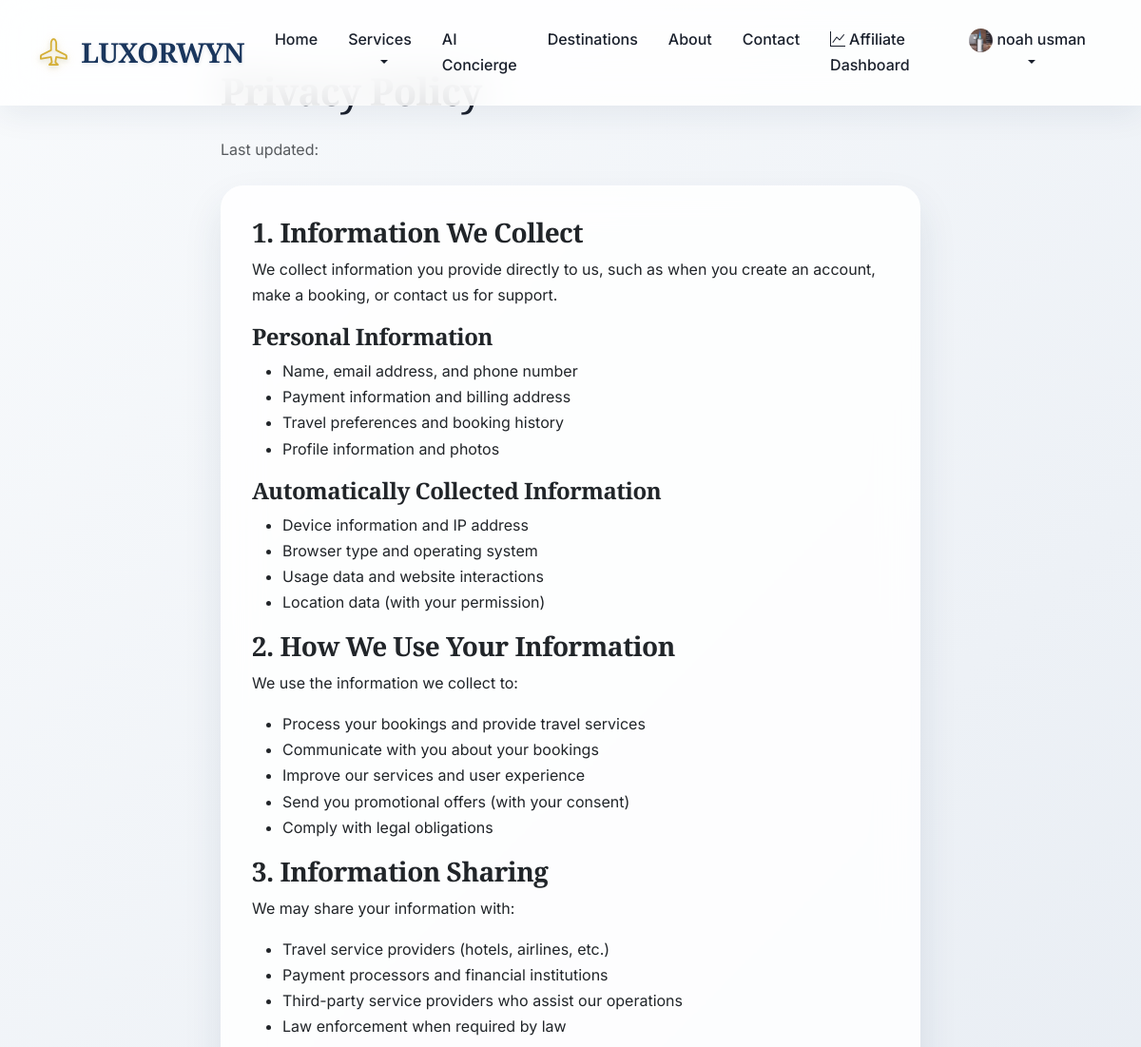
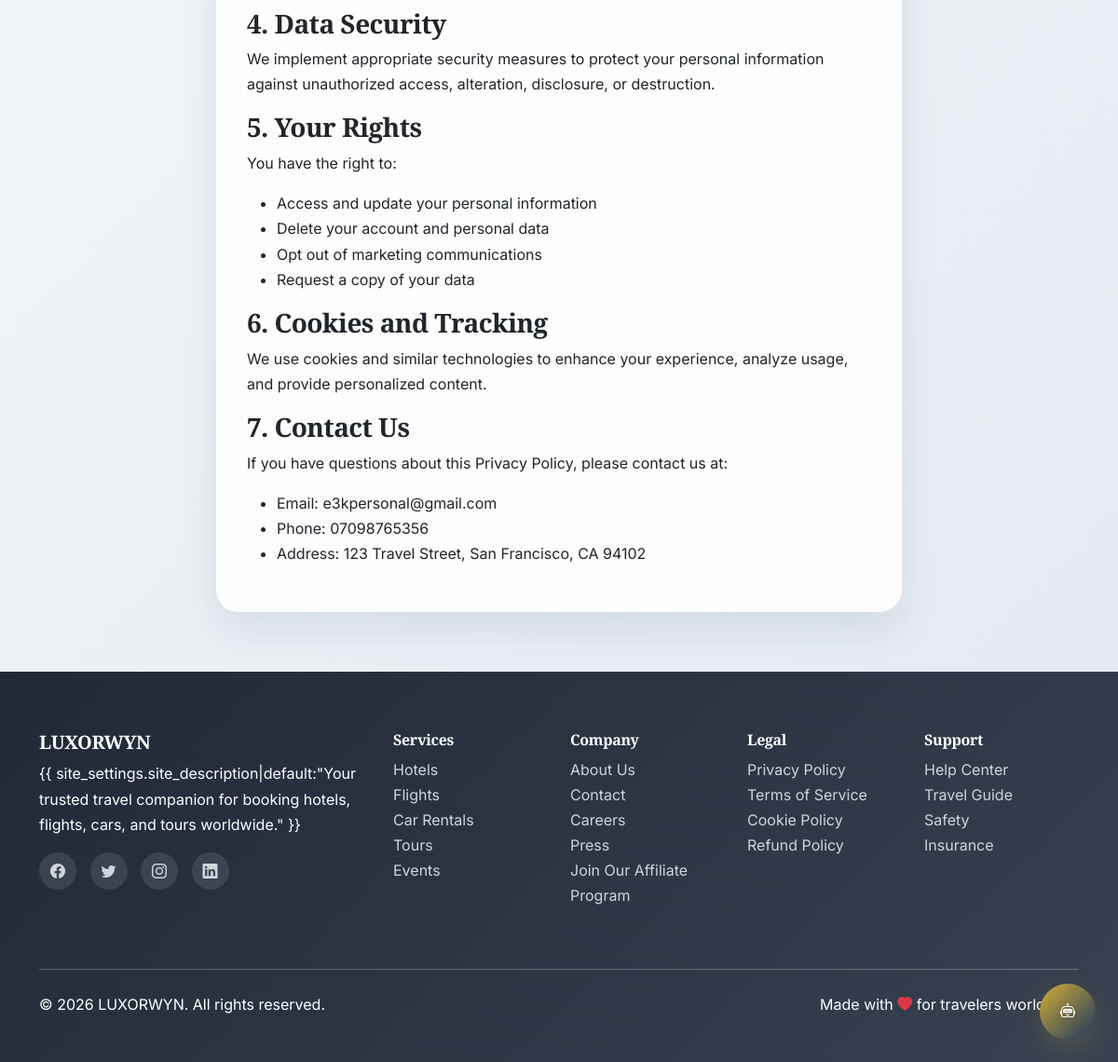
Page /privacy-policy/ (signed in) on the committed database (2 pictures, top to bottom).
### core/models.py (models this page shows, shortened)
class SiteSettings(models.Model):
    site_name = models.CharField(max_length=100, default="TravelHub")
    site_description = models.CharField( max_length=500, default="your best travel service")
    default_currency = models.ForeignKey(Currency, on_delete=models.SET_NULL, null=True)
    default_language = models.CharField(max_length=5, default='en')
    commission_rate = models.DecimalField(max_digits=5, decimal_places=2, default=10.0)
    booking_cancellation_hours = models.IntegerField(default=24)
    support_email = models.EmailField(blank=True)
    support_phone = models.CharField(max_length=20, blank=True)
    class Meta:
        verbose_name_plural = "Site Settings"

### users/models.py (models this page shows, shortened)
class User(AbstractUser):
    email = models.EmailField(_('email address'), unique=True)
    username = models.CharField(_('username'), max_length=150, unique=True, blank=True)
    first_name = models.CharField(_('first name'), max_length=150)
    last_name = models.CharField(_('last name'), max_length=150)
    phone = models.CharField(max_length=20, blank=True)
    date_of_birth = models.DateField(null=True, blank=True)
    country = CountryField(blank=True)
    city = models.CharField(max_length=100, blank=True)
    address = models.TextField(blank=True)
    profile_picture = models.ImageField(upload_to='profile_pictures/', blank=True)
    preferred_currency = models.CharField(max_length=3, default='USD')
    preferred_language = models.CharField(max_length=5, default='en')
    is_verified = models.BooleanField(default=False)
    is_premium = models.BooleanField(default=False)
    premium_expires = models.DateTimeField(null=True, blank=True)
    referral_code = models.CharField(max_length=20, unique=True, blank=True)
    referred_by = models.ForeignKey('self', on_delete=models.SET_NULL, null=True, blank=True)
    total_bookings = models.IntegerField(default=0)
    total_spent = MoneyField(max_digits=10, decimal_places=2, default_currency='USD', default=0)
    loyalty_points = models.IntegerField(default=0)
    email_notifications = models.BooleanField(default=True)
    sms_notifications = models.BooleanField(default=False)
    promotional_emails = models.BooleanField(default=True)
    USERNAME_FIELD = 'email'
    REQUIRED_FIELDS = ['first_name', 'last_name', 'username']
    def get_full_name(self):
        return f"{self.first_name} {self.last_name}"

### core/views.py (the view)
# urls.py: path('privacy-policy/', views.privacy_policy, name='privacy_policy'),
def privacy_policy(request):
    return render(request, 'core/privacy_policy.html')

### templates/core/privacy_policy.html (shortened to what this page needs)
{% extends 'base.html' %}
{% block content %}
<div class="container mt-5 pt-4">
    <div class="row">
        <div class="col-lg-8 mx-auto">
            <h1 class="mb-4">Privacy Policy</h1>
            <p class="text-muted mb-4">Last updated: {{ "now"|date:"F d, Y" }}</p>
            <div class="card">
                <div class="card-body">
                    <h3>1. Information We Collect</h3>
                    <p>We collect information you provide directly to us, such as when you create an account, make a booking, or contact us for support.</p>
                    <h4>Personal Information</h4>
                    <ul>
                        <li>Name, email address, and phone number</li>
                        <li>Payment information and billing address</li>
                        <li>Travel preferences and booking history</li>
                        <li>Profile information and photos</li>
                    </ul>
                    <h4>Automatically Collected Information</h4>
                    <ul>
                        <li>Device information and IP address</li>
                        <li>Browser type and operating system</li>
                        <li>Usage data and website interactions</li>
                        <li>Location data (with your permission)</li>
                    </ul>
                    <h3>2. How We Use Your Information</h3>
                    <p>We use the information we collect to:</p>
                    <ul>
                        <li>Process your bookings and provide travel services</li>
                        <li>Communicate with you about your bookings</li>
                        <li>Improve our services and user experience</li>
                        <li>Send you promotional offers (with your consent)</li>
                        <li>Comply with legal obligations</li>
                    </ul>
                    <h3>3. Information Sharing</h3>
                    <p>We may share your information with:</p>
                    <ul>
                        <li>Travel service providers (hotels, airlines, etc.)</li>
                        <li>Payment processors and financial institutions</li>
                        <li>Third-party service providers who assist our operations</li>
                        <li>Law enforcement when required by law</li>
                    </ul>
                    <h3>4. Data Security</h3>
                    <p>We implement appropriate security measures to protect your personal information against unauthorized access, alteration, disclosure, or destruction.</p>
                    <h3>5. Your Rights</h3>
                    <p>You have the right to:</p>
                    <ul>
                        <li>Access and update your personal information</li>
                        <li>Delete your account and personal data</li>
                        <li>Opt out of marketing communications</li>
                        <li>Request a copy of your data</li>
                    </ul>
                    <h3>6. Cookies and Tracking</h3>
                    <p>We use cookies and similar technologies to enhance your experience, analyze usage, and provide personalized content.</p>
                    <h3>7. Contact Us</h3>
                    <p>If you have questions about this Privacy Policy, please contact us at:</p>
                    <ul>
                        <li>Email: {{ site_settings.support_email|default:"privacy@travelhub.com" }}</li>
                        <li>Phone: {{ site_settings.support_phone|default:"+1 (555) 123-4567" }}</li>
                        <li>Address: 123 Travel Street, San Francisco, CA 94102</li>
                    </ul>
                </div>
            </div>
        </div>
    </div>
</div>
{% endblock %}

### templates/base.html (shortened to what this page needs)
<!DOCTYPE html>
<html lang="en">
<head>
        content="{% block og_image %}{% load static %}{% static 'images/og-image.jpg' %}{% endblock %}">
        content="{% block twitter_image %}{% load static %}{% static 'images/og-image.jpg' %}{% endblock %}">
    <link rel="icon" type="image/x-icon" href="{% load static %}{% static 'images/favicon.ico' %}">
    <link rel="apple-touch-icon" sizes="180x180" href="{% load static %}{% static 'images/apple-touch-icon.png' %}">
    <link href="https://cdn.jsdelivr.net/npm/bootstrap@5.3.0/dist/css/bootstrap.min.css" rel="stylesheet">
    <link rel="stylesheet" href="https://cdn.jsdelivr.net/npm/bootstrap-icons@1.10.0/font/bootstrap-icons.css">
</head>
<body>
    <nav class="navbar navbar-expand-lg navbar-light fixed-top">
        <div class="container">
            <a class="navbar-brand" href="{% url 'home' %}">
                <i class="bi bi-airplane"></i> {{ site_settings.site_name|default:"TravelHub" }}
            </a>
            <div class="collapse navbar-collapse" id="navbarNav">
                <ul class="navbar-nav me-auto">
                    <li class="nav-item">
                        <a class="nav-link" href="{% url 'home' %}">Home</a>
                    </li>
                    <li class="nav-item dropdown">
                        <a class="nav-link dropdown-toggle" href="#" id="servicesDropdown" role="button"
                            data-bs-toggle="dropdown">
                            Services
                        </a>
                    </li>
                    <li class="nav-item">
                        <a class="nav-link" href="{% url 'concierge' %}">AI Concierge</a>
                    </li>
                    <li class="nav-item">
                        <a class="nav-link" href="{% url 'destinations' %}">Destinations</a>
                    </li>
                    <li class="nav-item">
                        <a class="nav-link" href="{% url 'about' %}">About</a>
                    </li>
                    <li class="nav-item">
                        <a class="nav-link" href="{% url 'contact' %}">Contact</a>
                    </li>
                </ul>
                <ul class="navbar-nav">
                    {% if user.is_authenticated %}
                    {% if user.affiliate_profile %}
                    <li class="nav-item">
                        <a class="nav-link" href="{% url 'affiliates:dashboard' %}">
                            <i class="bi bi-graph-up me-1"></i>Affiliate Dashboard
                        </a>
                    </li>
                    {% endif %}
                    <li class="nav-item dropdown">
                        <a class="nav-link dropdown-toggle" href="#" id="userDropdown" role="button"
                            data-bs-toggle="dropdown">
                            {% if user.profile_picture %}
                            <img src="{{ user.profile_picture.url }}" alt="Profile" class="rounded-circle" width="25"
                                height="25">
                            {% else %}
                            <i class="bi bi-person-circle"></i>
                            {% endif %}
                            {{ user.get_full_name|default:user.email }}
                        </a>
                    </li>
                    {% endif %}
                </ul>
            </div>
        </div>
    </nav>
    <main>
        {% block content %}{% endblock %}
    </main>
    <footer class="footer">
        <div class="container">
            <div class="row">
                <div class="col-lg-4 mb-4">
                    <h5>{{ site_settings.site_name|default:"TravelHub" }}</h5>
                    <p>{{ site_settings.site_description|default:"Your trusted travel companion for booking hotels,
                        flights, cars, and tours worldwide." }}</p>
                    <div class="social-links">
                        <a href="#"><i class="bi bi-facebook"></i></a>
                        <a href="#"><i class="bi bi-twitter"></i></a>
                        <a href="#"><i class="bi bi-instagram"></i></a>
                        <a href="#"><i class="bi bi-linkedin"></i></a>
                    </div>
                </div>
                <div class="col-lg-2 col-md-6 mb-4">
                    <h6>Services</h6>
                    <ul class="list-unstyled">
                        <li><a href="{% url 'hotels:hotel_list' %}">Hotels</a></li>
                        <li><a href="{% url 'flights:flight_search' %}">Flights</a></li>
                        <li><a href="{% url 'cars:car_list' %}">Car Rentals</a></li>
                        <li><a href="{% url 'tours:tour_list' %}">Tours</a></li>
                        <li><a href="{% url 'events:event_list' %}">Events</a></li>
                    </ul>
                </div>
                <div class="col-lg-2 col-md-6 mb-4">
                    <h6>Company</h6>
                    <ul class="list-unstyled">
                        <li><a href="{% url 'about' %}">About Us</a></li>
                        <li><a href="{% url 'contact' %}">Contact</a></li>
                        <li><a href="#">Careers</a></li>
                        <li><a href="#">Press</a></li>
                        <li><a href="{% url 'affiliates:signup'%}">Join Our Affiliate Program</a></li>
                    </ul>
                </div>
                <div class="col-lg-2 col-md-6 mb-4">
                    <h6>Legal</h6>
                    <ul class="list-unstyled">
                        <li><a href="{% url 'privacy_policy' %}">Privacy Policy</a></li>
                        <li><a href="{% url 'terms_of_service' %}">Terms of Service</a></li>
                        <li><a href="#">Cookie Policy</a></li>
                        <li><a href="#">Refund Policy</a></li>
                    </ul>
                </div>
                <div class="col-lg-2 col-md-6 mb-4">
                    <h6>Support</h6>
                    <ul class="list-unstyled">
                        <li><a href="#">Help Center</a></li>
                        <li><a href="#">Travel Guide</a></li>
                        <li><a href="#">Safety</a></li>
                        <li><a href="#">Insurance</a></li>
                    </ul>
                </div>
            </div>
            <hr class="my-4">
            <div class="row align-items-center">
                <div class="col-md-6">
                    <p>&copy; {% now "Y" %} {{ site_settings.site_name|default:"TravelHub" }}. All rights reserved.</p>
                </div>
                <div class="col-md-6 text-md-end">
                    <p>Made with <i class="bi bi-heart-fill text-danger"></i> for travelers worldwide</p>
                </div>
            </div>
        </div>
    </footer>
    <script src="{% load static %}{% static 'js/booking.js' %}"></script>
    <div class="ai-assistant-button" id="aiAssistantButton" title="Travel Assistant">
        <i class="bi bi-robot"></i>
    </div>
</body>
</html>

### rows in the picture
SiteSettings: site_name "LUXORWYN", support_email "e3kpersonal@gmail.com", support_phone "07098765356"
User: profile_picture (picture), get_full_name "noah usman"
